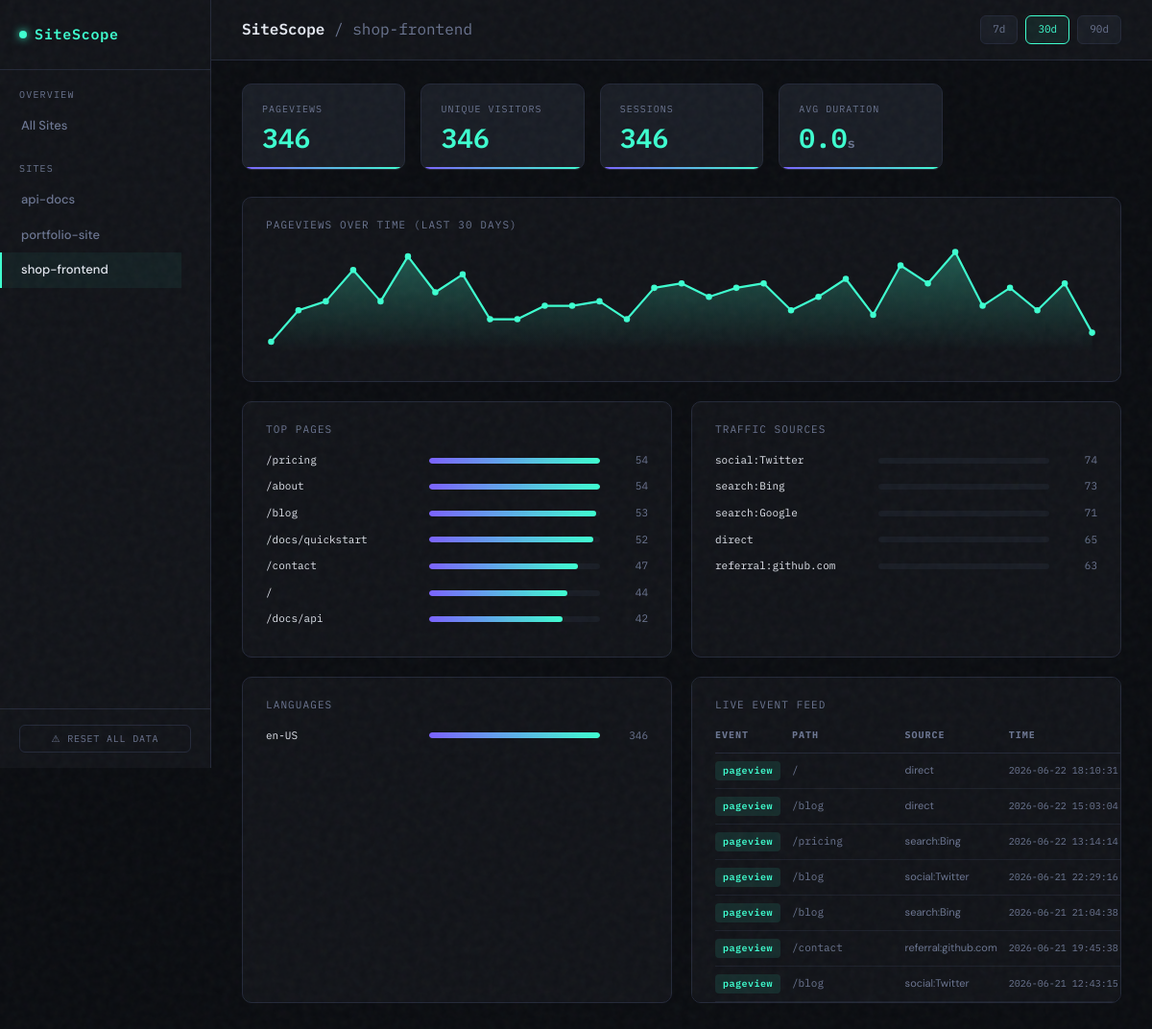
/app/shop-frontend, run on the app's committed database.
### tables this page shows
CREATE TABLE events (
            id          TEXT PRIMARY KEY,
            app_id      TEXT NOT NULL,
            event       TEXT NOT NULL,
            session_id  TEXT,
            visitor_id  TEXT,
            url         TEXT,
            path        TEXT,
            title       TEXT,
            referrer    TEXT,
            source      TEXT,
            utm         TEXT,
            user_agent  TEXT,
            language    TEXT,
            screen_w    INTEGER,
            screen_h    INTEGER,
            ip          TEXT,
            duration_ms INTEGER,
            ts          TEXT NOT NULL
        );

### app.py (the view)
@app.route("/app/<app_id>")
def app_detail(app_id: str):
    days = int(request.args.get("days", 30))
    db = get_db()
    return render_template(
        "app_detail.html",
        app_id=app_id, days=days,
        overview=overview(db, app_id, days),
        top_pages=top_pages(db, app_id, days),
        top_sources=top_sources(db, app_id, days),
        chart_data=pageviews_over_time(db, app_id, days),
        languages=top_languages(db, app_id, days),
        recent=recent_events(db, app_id),
        apps=app_ids(db),
    )

### app.py (called while the page is built)
@app.after_request
def add_cors(response):
    response.headers["Access-Control-Allow-Origin"] = "*"
    response.headers["Access-Control-Allow-Headers"] = "Content-Type"
    response.headers["Access-Control-Allow-Methods"] = "POST, OPTIONS"
    return response

def get_db() -> sqlite3.Connection:
    if "db" not in g:
        g.db = sqlite3.connect(DB_PATH, detect_types=sqlite3.PARSE_DECLTYPES)
        g.db.row_factory = sqlite3.Row
        g.db.execute("PRAGMA journal_mode=WAL")
    return g.db

def _since(days: int) -> str:
    return (datetime.now(timezone.utc) - timedelta(days=days)).isoformat()

def _q(db, sql, params=()):
    return db.execute(sql, params).fetchall()

def app_ids(db) -> list[str]:
    rows = _q(db, "SELECT DISTINCT app_id FROM events ORDER BY app_id")
    return [r["app_id"] for r in rows]

def overview(db, aid: str, days: int = 30) -> dict:
    since = _since(days)
    pv       = _q(db, "SELECT COUNT(*) c FROM events WHERE app_id=? AND event='pageview' AND ts>=?", (aid, since))[0]["c"]
    visitors = _q(db, "SELECT COUNT(DISTINCT visitor_id) c FROM events WHERE app_id=? AND ts>=?", (aid, since))[0]["c"]
    sessions = _q(db, "SELECT COUNT(DISTINCT session_id) c FROM events WHERE app_id=? AND ts>=?", (aid, since))[0]["c"]
    dur      = _q(db, "SELECT AVG(duration_ms) avg_ms FROM events WHERE app_id=? AND event='session_end' AND duration_ms IS NOT NULL AND ts>=?", (aid, since))[0]["avg_ms"]
    return {"pageviews": pv, "visitors": visitors, "sessions": sessions, "avg_duration_s": round((dur or 0) / 1000, 1)}

def top_pages(db, aid: str, days: int = 30, limit: int = 10) -> list[dict]:
    rows = _q(db, "SELECT path, COUNT(*) views FROM events WHERE app_id=? AND event='pageview' AND ts>=? GROUP BY path ORDER BY views DESC LIMIT ?", (aid, _since(days), limit))
    return [dict(r) for r in rows]

def top_sources(db, aid: str, days: int = 30, limit: int = 10) -> list[dict]:
    rows = _q(db, "SELECT source, COUNT(*) visits FROM events WHERE app_id=? AND event='pageview' AND ts>=? GROUP BY source ORDER BY visits DESC LIMIT ?", (aid, _since(days), limit))
    return [dict(r) for r in rows]

def pageviews_over_time(db, aid: str, days: int = 30) -> list[dict]:
    rows = _q(db, "SELECT substr(ts,1,10) day, COUNT(*) views FROM events WHERE app_id=? AND event='pageview' AND ts>=? GROUP BY day ORDER BY day", (aid, _since(days)))
    return [dict(r) for r in rows]

### templates/app_detail.html (shortened to what this page needs)
{% extends "base.html" %}
{% block topbar_inner %}
  <h1>SiteScope <span>/ {{ app_id }}</span></h1>
  <div class="time-filter">
    {% for d, label in [(7,'7d'),(30,'30d'),(90,'90d')] %}
      <a href="/app/{{ app_id }}?days={{ d }}"
         class="time-btn {% if days == d %}active{% endif %}">{{ label }}</a>
    {% endfor %}
  </div>
{% endblock %}
{% block content %}
<div
  id="stats-wrap"
  hx-get="/app/{{ app_id }}/stats?days={{ days }}"
  hx-trigger="every 30s"
  hx-swap="innerHTML"
>
  {% include "partials/stats_cards.html" %}
</div>
<div class="card" style="margin-bottom:20px;">
  <div class="card-title">Pageviews over time (last {{ days }} days)</div>
  {% if chart_data %}
    <div class="sparkline-wrap">
    </div>
  {% else %}
    <div style="color:var(--muted);text-align:center;padding:30px 0;font-size:13px;">No pageview data in this range.</div>
  {% endif %}
</div>
<div class="two-col">
  <div class="card">
    <div class="card-title">Top Pages</div>
    {% if top_pages %}
      {% set max_pv = top_pages[0].views %}
      {% for row in top_pages %}
        <div class="bar-row">
          <div class="bar-label" title="{{ row.path }}">{{ row.path }}</div>
          <div class="bar-track">
            <div class="bar-fill" style="width:{{ (row.views / max_pv * 100)|round }}%"></div>
          </div>
          <div class="bar-count">{{ row.views }}</div>
        </div>
      {% endfor %}
    {% else %}
      <div style="color:var(--muted);font-size:12px;">No data.</div>
    {% endif %}
  </div>
  <div class="card">
    <div class="card-title">Traffic Sources</div>
    {% if top_sources %}
      {% set max_src = top_sources[0].visits %}
      {% for row in top_sources %}
        <div class="bar-row">
          <div class="bar-label" title="{{ row.source }}">{{ row.source }}</div>
          <div class="bar-track">
            <div class="bar-fill" style="width:{{ (row.visits / max_src * 100)|round }};background:linear-gradient(90deg,var(--accent3),var(--accent2))%"></div>
          </div>
          <div class="bar-count">{{ row.visits }}</div>
        </div>
      {% endfor %}
    {% else %}
      <div style="color:var(--muted);font-size:12px;">No data.</div>
    {% endif %}
  </div>
</div>
<div class="two-col">
  <div class="card">
    <div class="card-title">Languages</div>
    {% if languages %}
      {% set max_lang = languages[0].cnt %}
      {% for row in languages %}
        <div class="bar-row">
          <div class="bar-label">{{ row.lang }}</div>
          <div class="bar-track">
            <div class="bar-fill" style="width:{{ (row.cnt / max_lang * 100)|round }}%;background:linear-gradient(90deg,#7b61ff,#3dffd0)"></div>
          </div>
          <div class="bar-count">{{ row.cnt }}</div>
        </div>
      {% endfor %}
    {% else %}
      <div style="color:var(--muted);font-size:12px;">No data.</div>
    {% endif %}
  </div>
  <div
    class="card"
    id="recent-wrap"
    hx-get="/app/{{ app_id }}/recent"
    hx-trigger="every 15s"
    hx-swap="innerHTML"
    style="overflow:auto;max-height:340px;"
  >
    {% include "partials/recent_events.html" %}
  </div>
</div>
{% endblock %}

### templates/partials/recent_events.html
<div class="card-title">Live Event Feed</div>
{% if recent %}
  <table class="event-table">
    <thead>
      <tr>
        <th>Event</th>
        <th>Path</th>
        <th>Source</th>
        <th>Time</th>
      </tr>
    </thead>
    <tbody>
    {% for ev in recent %}
      <tr>
        <td>
          {% if ev.event == 'pageview' %}
            <span class="badge badge-pv">pageview</span>
          {% elif ev.event == 'session_end' %}
            <span class="badge badge-end">session_end</span>
          {% else %}
            <span class="badge badge-ev">{{ ev.event }}</span>
          {% endif %}
        </td>
        <td style="font-family:var(--font-mono);font-size:11px;color:var(--muted);">
          {{ ev.path }}
        </td>
        <td style="font-size:11px;color:var(--muted);">{{ ev.source or '—' }}</td>
        <td style="font-family:var(--font-mono);font-size:10px;color:var(--muted);white-space:nowrap;">
          {{ ev.ts[:19].replace('T',' ') }}
        </td>
      </tr>
    {% endfor %}
    </tbody>
  </table>
{% else %}
  <div style="color:var(--muted);font-size:12px;padding:8px 0;">No events yet.</div>
{% endif %}

### templates/base.html (style rules this page uses)
*, *::before, *::after { box-sizing: border-box; margin: 0; padding: 0; }
:root { --bg: #0a0c10; --bg2: #111318; --bg3: #181c24; --border: #232838; --accent: #3dffd0; --accent2: #7b61ff; --accent3: #ff6b6b; --text: #e4e8f0; --muted: #6b7591; --font-mono: "IBM Plex Mono", monospace; --font-sans: "DM Sans", sans-serif; --radius: 10px; --sidebar-w: 220px; }
body { background: var(--bg); color: var(--text); font-family: var(--font-sans); font-size: 14px; line-height: 1.6; min-height: 100vh; }
body::before { content: ""; position: fixed; inset: 0; pointer-events: none; z-index: 9999; }
.topbar h1 { font-family: var(--font-mono); font-size: 16px; font-weight: 600; }
.topbar h1 span { color: var(--muted); font-weight: 400; }
.card { background: var(--bg2); border: 1px solid var(--border); border-radius: var(--radius); padding: 20px 24px; }
.card-title { font-family: var(--font-mono); font-size: 11px; letter-spacing: 0.1em; color: var(--muted); text-transform: uppercase; margin-bottom: 14px; }
.two-col { display: grid; grid-template-columns: 1fr 1fr; gap: 20px; margin-bottom: 20px; }
.bar-row { display: flex; align-items: center; gap: 10px; margin-bottom: 10px; }
.bar-label { font-family: var(--font-mono); font-size: 11px; color: var(--text); width: 160px; flex-shrink: 0; white-space: nowrap; overflow: hidden; text-overflow: ellipsis; }
.bar-track { flex: 1; height: 6px; background: var(--bg3); border-radius: 3px; overflow: hidden; }
.bar-fill { height: 100%; border-radius: 3px; background: linear-gradient(90deg, var(--accent2), var(--accent)); transition: width 0.6s cubic-bezier(0.4, 0, 0.2, 1); }
.bar-count { font-family: var(--font-mono); font-size: 11px; color: var(--muted); width: 40px; text-align: right; }
.sparkline-wrap { position: relative; height: 120px; }
.sparkline-wrap svg { width: 100%; height: 100%; }
.event-table { width: 100%; border-collapse: collapse; }
.event-table th { font-family: var(--font-mono); font-size: 10px; letter-spacing: 0.1em; color: var(--muted); text-transform: uppercase; text-align: left; padding: 0 12px 10px 0; border-bottom: 1px solid var(--border); }
.event-table td { padding: 8px 12px 8px 0; font-size: 12px; border-bottom: 1px solid rgba(35, 40, 56, 0.6); vertical-align: middle; }
.badge { display: inline-block; padding: 2px 8px; border-radius: 4px; font-family: var(--font-mono); font-size: 10px; font-weight: 600; letter-spacing: 0.05em; }
.badge-pv { background: rgba(61, 255, 208, 0.1); color: var(--accent); }
.time-filter { display: flex; gap: 8px; flex-wrap: wrap; }
.time-btn { padding: 5px 12px; border-radius: 6px; border: 1px solid var(--border); background: var(--bg3); color: var(--muted); font-family: var(--font-mono); font-size: 11px; cursor: pointer; text-decoration: none; transition: all 0.15s; }
.time-btn:hover, .time-btn.active { border-color: var(--accent); color: var(--accent); background: rgba(61, 255, 208, 0.07); }

### data on the page
events: event "pageview", path "/", source "direct", ts "2026-06-22 18:10:31"
events: event "pageview", path "/blog", source "direct", ts "2026-06-22 15:03:04"
events: event "pageview", path "/pricing", source "search:Bing", ts "2026-06-22 13:14:14"
events: event "pageview", path "/blog", source "social:Twitter", ts "2026-06-21 22:29:16"
events: event "pageview", path "/blog", source "search:Bing", ts "2026-06-21 21:04:38"
events: event "pageview", path "/contact", source "referral:github.com", ts "2026-06-21 19:45:38"
events: event "pageview", path "/blog", source "social:Twitter", ts "2026-06-21 12:43:15"

### other printed values
{{ a }} "api-docs" "portfolio-site" "shop-frontend"
{{ app_id }} "shop-frontend"
{{ label }} "7d" "30d" "90d"
{{ overview.pageviews }} "346"
{{ overview.visitors }} "346"
{{ overview.sessions }} "346"
{{ overview.avg_duration_s }} "0.0"
{{ days }} "30"
{{ row.path }} "/pricing" "/about" "/blog" "/docs/quickstart" "/contact" "/" "/docs/api"
{{ row.views }} "54" "54" "53" "52" "47" "44" "42"
{{ row.source }} "social:Twitter" "search:Bing" "search:Google" "direct" "referral:github.com"
{{ row.visits }} "74" "73" "71" "65" "63"
{{ row.lang }} "en-US"
{{ row.cnt }} "346"
